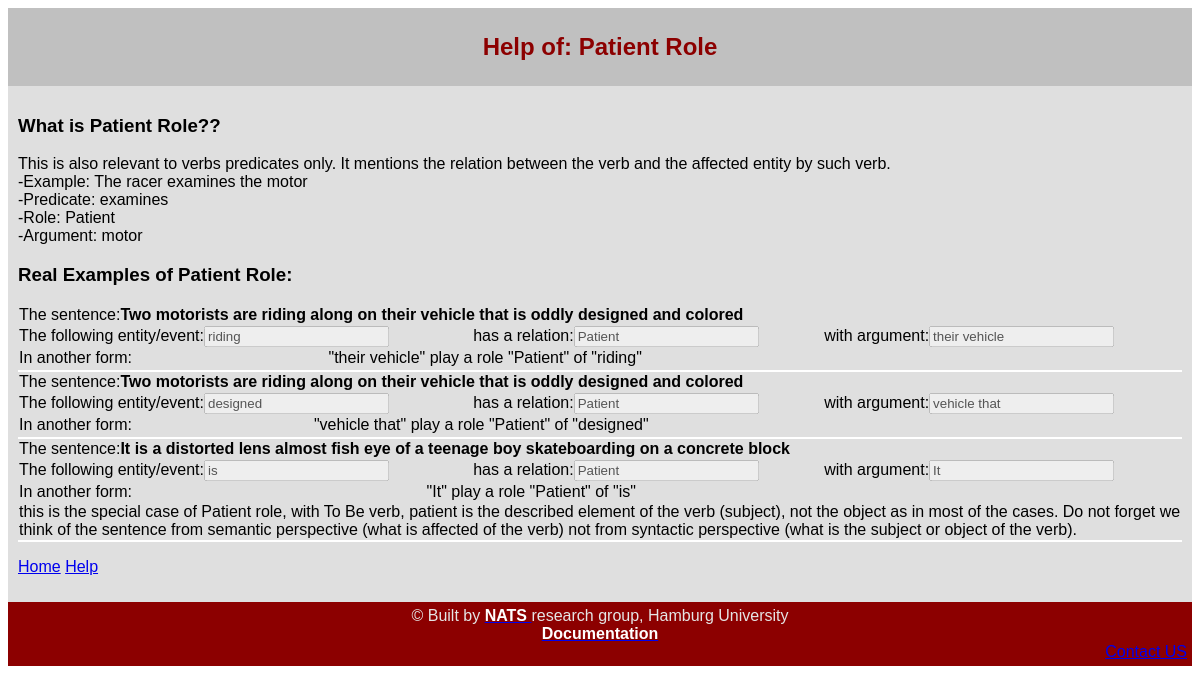
/Help_Details.php?Help=Patient_Role, run on the app's committed database.
### tables this page shows
CREATE TABLE IF NOT EXISTS `Help_Description` (
  `help_id` int(6) unsigned NOT NULL auto_increment,
  `group_name` varchar(50) NOT NULL,
  `order_index` int(6) unsigned NOT NULL default '1',
  `description` varchar(1200) default NULL,
  PRIMARY KEY  (`help_id`)
);

CREATE TABLE IF NOT EXISTS `triples` (
  `triple_ID` int(8) unsigned NOT NULL auto_increment,
  `sentence_id` int(6) unsigned NOT NULL,
  `predicate_id` int(6) unsigned NOT NULL,
  `relation` varchar(15) NOT NULL,
  `arg_start_id` int(6) unsigned NOT NULL,
  `arg_end_id` int(6) unsigned NOT NULL,
  `triple_type` varchar(8) NOT NULL,
  `triple_correct` int(11) default '0',
  `triple_incorrect` int(11) default '0',
  `triple_no_input` int(11) default '0',
  PRIMARY KEY  (`triple_ID`)
);

CREATE TABLE IF NOT EXISTS `Sentences` (
  `sentence_id` int(6) unsigned NOT NULL,
  `sentence` varchar(300) NOT NULL,
  `sentence_type` varchar(8) NOT NULL,
  `sentence_count` int(11) default '0',
  PRIMARY KEY  (`sentence_id`)
);

CREATE TABLE IF NOT EXISTS `Help_Sentences` (
  `help_id` int(6) unsigned NOT NULL auto_increment,
  `triple_id` int(6) unsigned NOT NULL,
  `group_name` varchar(50) NOT NULL,
  `order_index` int(6) unsigned NOT NULL,
  `help_comment` varchar(1200) default NULL,
  PRIMARY KEY  (`help_id`)
);

### Help_Details.php (the view, shortened to what this page needs)
<html>
<HEAD>
<link rel="stylesheet" type="text/css" href="feedback.css">
</HEAD>
<body >
<?php
	$help_topic= "" ;
	if(isset($_GET["Help"])) {
		$help_topic=   $_GET["Help"] ;
	}
	include("dbCred.php");
	$conn = new mysqli($servername, $username, $password, $dbname);
	echo '<header>';
	echo '<h2>Help of: '.str_replace("_"," ",$help_topic).'<br></h2>';
	echo '</header>';
	echo '<section>';
	$sql4 = "SELECT Help_Description.description
			FROM Help_Description
			where Help_Description.group_name='".$help_topic."' order by order_index asc";
	$sql_result4 = $conn->query($sql4);
	echo '<h3>What is '.str_replace("_"," ",$help_topic).'??</h3>';
	while ($row4 = $sql_result4->fetch_assoc())
	{
		echo '<p>'.$row4["description"].'</p>';
	}
	$sql = "SELECT Help_Sentences.triple_id, Help_Sentences.group_name, Help_Sentences.help_comment,triples.sentence_id
			FROM Help_Sentences,triples
			where Help_Sentences.triple_id=triples.triple_id   and Help_Sentences.group_name='".$help_topic.
			"' order by order_index asc";
	$sql_result = $conn->query($sql);
	echo '<h3>Real Examples of '.str_replace("_"," ",$help_topic).':</h3>';
	while ($row = $sql_result->fetch_assoc())
	{
		$triple_ID=$row["triple_id"];
		$help_comment=$row["help_comment"];
		$sentence_ID=$row["sentence_id"];
		$sql3 = "SELECT sentence,triple_ID, predicate_id,relation,arg_start_id,arg_end_id,triple_type
		 FROM triples,Sentences where Sentences.sentence_id=triples.sentence_id
		  and Sentences.sentence_id=".$sentence_ID. " and triple_ID=".$triple_ID;
		$sql_result3 = $conn->query($sql3);
		while ($row3 = $sql_result3->fetch_assoc())
		{
			echo '<table class="readonly">';
			echo '<tr class="data">';
			echo '<td>';
			echo '<label for="Predicate">The sentence:</label>';
			echo "<b>".$row3["sentence"]."</b>";
			echo '</td>';
			echo '</tr>';
			echo '</table>';
			echo '<table class="readonly">';
			echo '<tr class="data">';
			echo '<td>';
			echo '<label for="Predicate">The following entity/event:</label>';
			echo '<input type="text" value="'.getWordbyOrder($row3["sentence"] ,$row3["predicate_id"]).'" disabled="disabled">';
			echo '</td>';
			echo '<td>';
			echo '<label for="Relation">has a relation:</label>';
			echo '<input type="text" value="'.getUserFriendlyRelationName($row3["relation"]).'" disabled="disabled">';
			echo '</td>';
			echo '<td>';
			echo '<label for="Argument">with argument:</label>';
			echo '<input type="text" value="'.getWordsbyOrder($row3["sentence"] ,$row3["arg_start_id"],$row3["arg_end_id"]).'" disabled="disabled">';
			echo '</td>';
			echo '<td>';
			echo '</tr>';
			echo '</table>';
			echo '<table class="readonly">';
			echo '<tr class="data">';
			echo '<td>';
			echo 'In another form:';
			echo '</td>';
			echo '<td>';
			echo '"'.getWordsbyOrder($row3["sentence"] ,$row3["arg_start_id"],$row3["arg_end_id"]). '" play a role "'.$row3["relation"].'" of "'.getWordbyOrder($row3["sentence"] ,$row3["predicate_id"]).'"';
			echo '</td>';
			echo '<td>';
			echo '</td>';
			echo '</tr>';
			echo '</table>';
			echo '<table class="readonly">';
			echo '<tr class="spaceUnder">';
			echo '<td>';
			echo $help_comment;
			echo '</td>';
			echo '</tr>';
			echo '</table>';
		}
	}
	echo '<p>';
	echo '<a href="index.php">Home</a>&nbsp';
	echo '<a href="HelpMain.php">Help</a>';
	echo '</p>';
function getWordbyOrder($string, $wordId)
{
	return  $GLOBALS['word_list'][$wordId-1];
}
function getWordsbyOrder($string, $wordId,$wordEndId)
{
	$words='';
for ($i=$wordId;$i<=$wordEndId;$i++)
{
	$words.=$GLOBALS['word_list'][$i-1].' ';
}
$words=trim($words);
return  $words;
}
function getUserFriendlyRelationName($relation)
{
return  $relation;
}
?>
</section>
<footer>
<?php include 'footer.php';?>
</footer>
</body>
</html>

### feedback.css (style rules this page uses)
html { font-family: sans-serif; }
header { background-color:#C0C0C0; color:#8c0000; text-align:center; padding:5px; }
section { background-color:#dfdfdf; width:100% float:left; padding:10px; }
footer { background-color:#8c0000; color:#e5e5e5; clear:both; text-align:center; padding:5px; }
table.readonly { border-collapse: collapse; width: 100%; }
tr { padding: 8px; text-align: left; }
tr.spaceUnder { padding-bottom: 2em; border-bottom: 2px solid #ddd; border-color: white }

### data on the page
help_description: description "This is also relevant to verbs predicates only. It mentions the relation between the verb and the affected entity by such verb. -Example: The racer examines the motor -Predicate: examines -Role: Patient -Argument: motor"
triples: sentence.sentence "Two motorists are riding along on their vehicle that is oddly designed and colored", sentence+predicate "riding", relation "Patient", sentence+arg_start+arg_end "their vehicle", getWordbyOrder($row3["sentence"] ,$row3["predicate_id"]) "riding"
triples: sentence.sentence "Two motorists are riding along on their vehicle that is oddly designed and colored", sentence+predicate "designed", relation "Patient", sentence+arg_start+arg_end "vehicle that", getWordbyOrder($row3["sentence"] ,$row3["predicate_id"]) "designed"
help_sentences: help_comment "this is the special case of Patient role, with To Be verb, patient is the described element of the verb (subject), not the object as in most of the cases. Do not forget we think of the sentence from semantic perspective (what is affected of the verb) not from syntactic perspective (what is the subject or object of the verb)."
triples: sentence.sentence "It is a distorted lens almost fish eye of a teenage boy skateboarding on a concrete block", sentence+predicate "is", relation "Patient", sentence+arg_start+arg_end "It", getWordbyOrder($row3["sentence"] ,$row3["predicate_id"]) "is"

### other printed values
str_replace("_"," ",$help_topic) "Patient Role"
